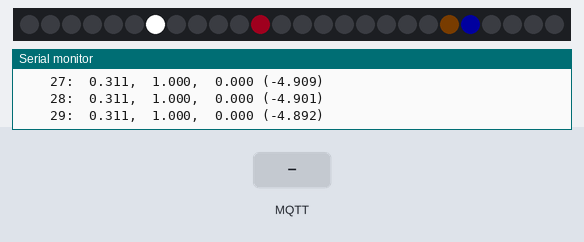
Recording of a sketch running on a simulated ESP8266 (NodeMCU). Shown: 26 RGB LEDs in strip order, left to right, the last lines printed to the serial monitor. The test bench sets the inputs (shaded band). Dim RGB values are drawn brighter than linear; WiFi joins after 1.5 s; servers stay silent unless stated; random numbers use the default seed unless the sketch sets one; no MQTT or app messages arrive unless stated.

Above: at 2.76 s.
2.8 s: MQTT message "0" arrives on the first subscribed topic
At 5.08 s:
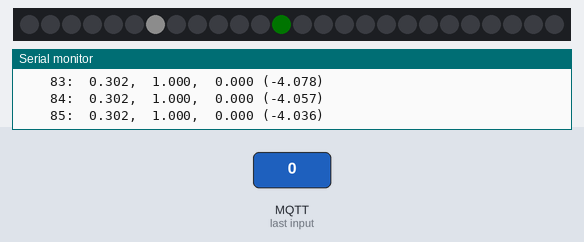

The sketch:

main.ino
```cpp
// --------------------------------------
//  Hex lamp WS2812 engine
// --------------------------------------
// based on perlin noise controlling H, S, V
//
// Build / Upload / Monitor it with
// $ platformio run -t upload -t monitor
//
// Rudimentary MQTT interface:
// mosquitto_pub -t "hex_lamp/intensity" -m 0.3
// printf '\x51\x11\x22' | mosquitto_pub -t "hex_lamp/raw" -l

#include <Adafruit_NeoPixel.h>
#include <ESP8266WiFi.h>
#include <WiFiUdp.h>
#include <PubSubClient.h>
#include "perlin.h"

// WS2812 black LED strips
Adafruit_NeoPixel strip(N_LEDS, PIN_DATA, NEO_GRB + NEO_KHZ800);

// MQTT stuff
WiFiClient wifi_client;
PubSubClient client(wifi_client);

// how likely an LED is lit [0.0 .. 1.0]
float g_intensity = 0.5;

// timeout counter: how long to display hex_lamp/raw pixels
unsigned raw_mode = 0;

// Perlin noise seeds
int seed1, seed2, seed3;

// On received MQTT message
void mqtt_cb(char* topic, byte* payload, unsigned int length) {
	Serial.printf("MQTT [%s] ", topic);
	for (unsigned i = 0; i < length; i++) {
		Serial.print((char)payload[i]);
	}
	Serial.println();

	if (strcmp(topic, MQTT_PREFIX "/raw") == 0) {
		// Write raw binary payload to LED strip
		unsigned n = length / 3;

		if (n <= 0)
			return;

		byte *p = payload;

		if (n == 1 || n > N_LEDS)
			n = N_LEDS;

		for (unsigned i=0; i<n; i++) {
			strip.setPixelColor(i, p[0], p[1], p[2]);
			if (length > 3)
				p += 3;
		}

		raw_mode = 1500;  // Raw mode timeout = 1 min
		strip.show();
		return;

	} else if (strcmp(topic, MQTT_PREFIX "/intensity") == 0) {
		// Convert payload to float, set g_intensity
		payload[length] = 0;  // nasty!

		float val = atof((char*)payload);

		if (val >= 0.0 && val <= 1.0) {
			g_intensity = val;
			Serial.printf("g_intensity = %f\n", val);
		}
	}
}

void setup() {
	Serial.begin(115200);

	strip.begin();
	strip.clear();
	strip.setPixelColor(0, 0xFF, 0, 0);
	strip.show();

	client.setServer(MQTT_BROKER, 1883);
	client.setCallback(mqtt_cb);

	WiFi.begin(WIFI_NAME, WIFI_PW);
	Serial.printf("\nThis is hexlamp, connecting to %s \n", WIFI_NAME);

	for (int i=0; i<=500; i++) {
		if (WiFi.status() == WL_CONNECTED) {
			strip.setPixelColor(0, 0, 0xFF, 0);
			strip.show();
			Serial.print("\nConnected! IP: ");
			Serial.println(WiFi.localIP());
			break;
		}
		delay(100);
		Serial.print(".");
	}

	srand(RANDOM_REG32);
	seed1 = rand();
	seed2 = rand();
	seed3 = rand();
}

void mqtt_reconnect() {
	if (WiFi.status() != WL_CONNECTED)
		return;
	Serial.printf("Connecting to MQTT broker %s ... ", MQTT_BROKER);
	if (client.connect(MQTT_BROKER)) {
		Serial.printf("connected!\n");
		Serial.printf("Subscribing to %s\n", MQTT_PREFIX "/#");
		client.subscribe(MQTT_PREFIX "/#");
		return;
	}
	Serial.printf("failed :(\n");
}

// clip b such that: a <= b <= c
static float limit(float a, float b, float c) {
	return ((a > b) ? a : (b > c) ? c : b);
}

void loop() {
	static int tick=0;
	float n1, n2, n3, n3_raw;

	if (!client.connected() && ((tick % 500) == 0)) {
		mqtt_reconnect();
	}
	client.loop();

	if (raw_mode > 0) {
		raw_mode--;
	} else {
		for (int i=0; i<N_LEDS; i++) {
			// Range approximately -1 .. +1
			n1 = pnoise2d(3.1 * i, 0.002 * tick, 0.7, 3, seed1);
			n2 = pnoise2d(7.4 * i, 0.002 * tick, 0.7, 3, seed2);
			n3_raw = pnoise2d(8.9 * i, 0.004 * tick, 0.7, 3, seed3);

			// Color: Shift range to ~ 0 .. +1
			n1 = n1 / 2.0 + 0.5;

			// Saturation: The more positive offset, the more colorful
			n2 = n2 + 0.8;
			n2 = limit(0.0, n2, 1.0);

			// Brightness: negative offset = less likely to light up a LED
			n3_raw = (n3_raw + (g_intensity - 0.75) * 2.0) * 3.0;
			n3 = limit(0.0, n3_raw, 1.0);

			strip.setPixelColor(i, strip.gamma32(strip.ColorHSV(
				n1 * 0xFFFF,
				n2 * 0xFF,
				n3 * 0xFF
			)));
		}
		strip.show();
		Serial.printf(
			"%6d: %6.3f, %6.3f, %6.3f (%6.3f)\n",
			tick, n1, n2, n3, n3_raw
		);
	}

	tick++;
	delay(40);
}
```

perlin.c
```cpp
// source: https://github.com/czinn/perlin
#include <stdio.h>
#include <math.h>

double rawnoise(int n) {
    n = (n << 13) ^ n;
    return (1.0 - ((n * (n * n * 15731 + 789221) + 1376312589) & 0x7fffffff) / 1073741824.0);
}

double noise1d(int x, int octave, int seed) {
    return rawnoise(x * 1619 + octave * 3463 + seed * 13397);
}

double noise2d(int x, int y, int octave, int seed) {
    return rawnoise(x * 1619 + y * 31337 + octave * 3463 + seed * 13397);
}

double noise3d(int x, int y, int z, int octave, int seed) {
    return rawnoise(x * 1919 + y * 31337 + z * 7669 + octave * 3463 + seed * 13397);
}

double interpolate(double a, double b, double x) {
    double f = (1 - cos(x * 3.141593)) * 0.5;

    return a * (1 - f) + b * f;
}

double smooth1d(double x, int octave, int seed) {
    int intx = (int)x;
    double fracx = x - intx;

    double v1 = noise1d(intx, octave, seed);
    double v2 = noise1d(intx + 1, octave, seed);

    return interpolate(v1, v2, fracx);
}

double smooth2d(double x, double y, int octave, int seed) {
    int intx = (int)x;
    double fracx = x - intx;
    int inty = (int)y;
    double fracy = y - inty;

    double v1 = noise2d(intx, inty, octave, seed);
    double v2 = noise2d(intx + 1, inty, octave, seed);
    double v3 = noise2d(intx, inty + 1, octave, seed);
    double v4 = noise2d(intx + 1, inty + 1, octave, seed);

    double i1 = interpolate(v1, v2, fracx);
    double i2 = interpolate(v3, v4, fracx);

    return interpolate(i1, i2, fracy);
}

double smooth3d(double x, double y, double z, int octave, int seed) {
    int intx = (int)x;
    double fracx = x - intx;
    int inty = (int)y;
    double fracy = y - inty;
    int intz = (int)z;
    double fracz = z - intz;


    double v1 = noise3d(intx, inty, intz, octave, seed);
    double v2 = noise3d(intx + 1, inty, intz, octave, seed);
    double v3 = noise3d(intx, inty + 1, intz, octave, seed);
    double v4 = noise3d(intx + 1, inty + 1, intz, octave, seed);
    double v5 = noise3d(intx, inty, intz + 1, octave, seed);
    double v6 = noise3d(intx + 1, inty, intz + 1, octave, seed);
    double v7 = noise3d(intx, inty + 1, intz + 1, octave, seed);
    double v8 = noise3d(intx + 1, inty + 1, intz + 1, octave, seed);

    double i1 = interpolate(v1, v2, fracx);
    double i2 = interpolate(v3, v4, fracx);
    double i3 = interpolate(v5, v6, fracx);
    double i4 = interpolate(v7, v8, fracx);

    double j1 = interpolate(i1, i2, fracy);
    double j2 = interpolate(i3, i4, fracy);

    return interpolate(j1, j2, fracz);
}

double pnoise1d(double x, double persistence, int octaves, int seed) {
   double total = 0.0;
   double frequency = 1.0;
   double amplitude = 1.0;
   int i = 0;

   for(i = 0; i < octaves; i++) {
       total += smooth1d(x * frequency, i, seed) * amplitude;
       frequency /= 2;
       amplitude *= persistence;
   }

   return total;
}

double pnoise2d(double x, double y, double persistence, int octaves, int seed) {
   double total = 0.0;
   double frequency = 1.0;
   double amplitude = 1.0;
   int i = 0;

   for(i = 0; i < octaves; i++) {
       total += smooth2d(x * frequency, y * frequency, i, seed) * amplitude;
       frequency /= 2;
       amplitude *= persistence;
   }

   return total;
}

double pnoise3d(double x, double y, double z, double persistence, int octaves, int seed) {
   double total = 0.0;
   double frequency = 1.0;
   double amplitude = 1.0;
   int i = 0;

   for(i = 0; i < octaves; i++) {
       total += smooth3d(x * frequency, y * frequency, z * frequency, i, seed) * amplitude;
       frequency /= 2;
       amplitude *= persistence;
   }

   return total;
}
```

perlin.h
```cpp
// source: https://github.com/czinn/perlin
#ifndef PERLIN_HEADER
#define PERLIN_HEADER
extern "C" {
	double rawnoise(int n);

	double noise1d(int x, int octave, int seed);

	double noise2d(int x, int y, int octave, int seed);

	double noise3d(int x, int y, int z, int octave, int seed);

	double interpolate(double a, double b, double x);

	double smooth1d(double x, int octave, int seed);

	double smooth2d(double x, double y, int octave, int seed);

	double smooth3d(double x, double y, double z, int octave, int seed);

	double pnoise1d(double x, double persistence, int octaves, int seed);

	double pnoise2d(double x, double y, double persistence, int octaves, int seed);

	double pnoise3d(double x, double y, double z, double persistence, int octaves, int seed);
}
#endif
```
